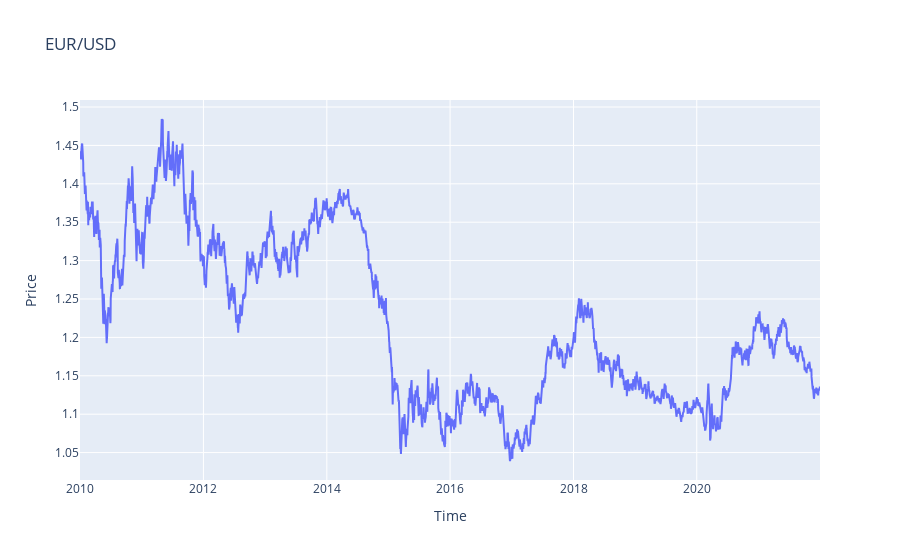

The code cell stored with this chart in its notebook:
### Markdown cell above
We plot the closing price of our asset

### Code cell
fig = go.Figure()

fig.add_trace(go.Scatter(x=data.index, y=data.Close, name='Close'))

fig.update_layout(title='EUR/USD', xaxis_title='Time', yaxis_title='Price')

fig.show()

### Figure 1 — Plotly figure (JSON) as saved in the notebook; plotly's stock layout.template omitted (floating-point values rounded to 4 significant figures; data arrays with more than 128 entries replaced by an {"elided": "..."} marker saying what was removed)
{"data": [{"name": "Close", "type": "scatter", "x": {"elided": "3127 str values"}, "y": {"elided": "3127 float values"}}], "layout": {"title": {"text": "EUR/USD"}, "xaxis": {"title": {"text": "Time"}}, "yaxis": {"title": {"text": "Price"}}}}
